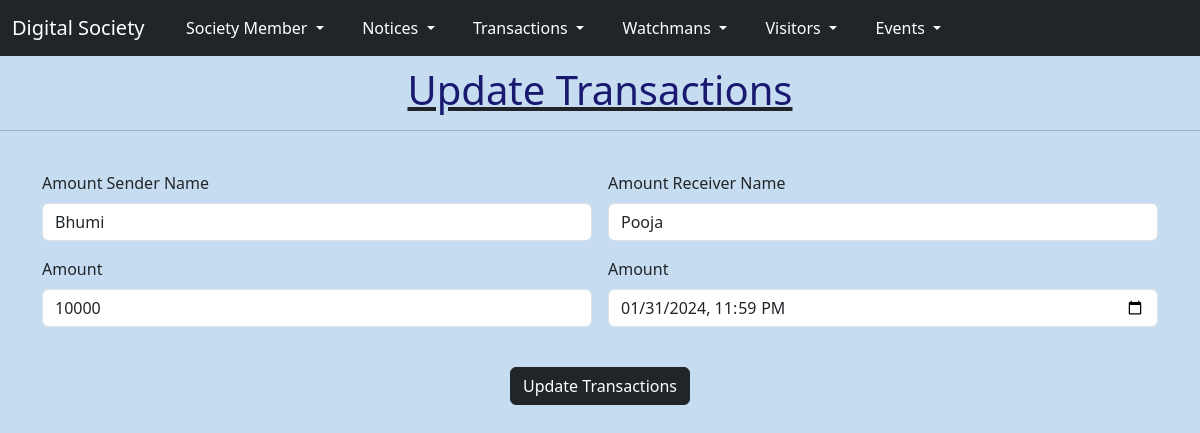
Screenshot of /updatetransactions/1 with the database file from the repository.
### myapp/models.py (models this page shows)
class Transactions(models.Model):
    amountsendernm=models.CharField(max_length=20)
    amountreceivernm=models.CharField(max_length=20)
    amount=models.BigIntegerField()
    datetime=models.DateTimeField()

### myapp/views.py (the view, shortened to what this page needs)
# urls.py: path('updatetransactions/<int:id>',views.updatetransactions),
def updatetransactions(request, id):
    tid = Transactions.objects.get(id=id)
    return render(request,'updatetransactions.html',{'tid':tid})

### myapp/templates/updatetransactions.html (shortened to what this page needs)
<!DOCTYPE html>
<html lang="en">
    <head>
        <link
            href="https://cdn.jsdelivr.net/npm/bootstrap@5.3.3/dist/css/bootstrap.min.css"
            rel="stylesheet"
>
    </head>
    <body>
        <nav class="navbar navbar-expand-lg navbar-dark bg-dark">
            <div class="container-fluid">
                <a class="navbar-brand" href="#">Digital Society</a>
                <div class="collapse navbar-collapse"
                    id="navbarNavDarkDropdown">
                    <ul class="navbar-nav">
                        <li class="nav-item dropdown">
                            <button class="btn btn-dark dropdown-toggle"
                                data-bs-toggle="dropdown"
                                aria-expanded="false">Society Member
                            </button>
                        </li>
                    </ul>
                    <ul class="navbar-nav">
                        <li class="nav-item dropdown">
                            <button class="btn btn-dark dropdown-toggle"
                                data-bs-toggle="dropdown"
                                aria-expanded="false">Notices
                            </button>
                        </li>
                    </ul>
                    <ul class="navbar-nav">
                        <li class="nav-item dropdown">
                            <button class="btn btn-dark dropdown-toggle"
                                data-bs-toggle="dropdown"
                                aria-expanded="false">Transactions
                            </button>
                        </li>
                    </ul>
                    <ul class="navbar-nav">
                        <li class="nav-item dropdown">
                            <button class="btn btn-dark dropdown-toggle"
                                data-bs-toggle="dropdown"
                                aria-expanded="false">Watchmans
                            </button>
                        </li>
                    </ul>
                    <ul class="navbar-nav">
                        <li class="nav-item dropdown">
                            <button class="btn btn-dark dropdown-toggle"
                                data-bs-toggle="dropdown"
                                aria-expanded="false">Visitors
                            </button>
                        </li>
                    </ul>
                    <ul class="navbar-nav">
                        <li class="nav-item dropdown">
                            <button class="btn btn-dark dropdown-toggle"
                                data-bs-toggle="dropdown"
                                aria-expanded="false">Events
                            </button>
                        </li>
                    </ul>
                </div>
            </div>
        </nav>
        <center>
            <u><h1>Update Transactions</h1></u>
        </center>
        <hr><br>
        <div class="container">
            <form class="row g-3 needs-validation" method="post" novalidate>
                <div class="col-md-6 position-relative">
                    <label for="validationTooltip01" class="form-label">Amount
                        Sender Name</label>
                    <input type="text" class="form-control"
                        id="validationTooltip01" name="amountsendernm"
                        value="{{tid.amountsendernm}}" required>
                </div>
                <div class="col-md-6 position-relative">
                    <label for="validationTooltip01" class="form-label">Amount
                        Receiver Name</label>
                    <input type="text" class="form-control"
                        id="validationTooltip01" name="amountreceivernm"
                        value="{{tid.amountreceivernm}}" required>
                </div>
                <div class="col-md-6 position-relative">
                    <label for="validationTooltip01"
                        class="form-label">Amount</label>
                    <input type="number" class="form-control"
                        id="validationTooltip01" name="amount"
                        value="{{tid.amount}}" required>
                </div>
                <div class="col-md-6 position-relative">
                    <label for="validationTooltip01"
                        class="form-label">Amount</label>
                    <input type="datetime-local" class="form-control"
                        id="validationTooltip01" name="datetime"
                        value="{{ tid.datetime|date:'Y-m-d\TH:i' }}" required>
                </div>
                <div class="col-12">
                    <br>
                    <center><button class="btn btn-dark" type="submit">Update
                            Transactions</button></center>
                </div>
            </form>
        </div>
    </body>
</html>

### myapp/templates/updatetransactions.html (style rules this page uses)
body { background-color: rgb(198, 221, 241); }
h1 { color: midnightblue; margin-top: 10px; }

### rows the page displays
Transactions: amountsendernm "Bhumi", amountreceivernm "Pooja", amount "10000", datetime "01/31/2024 23:59"
